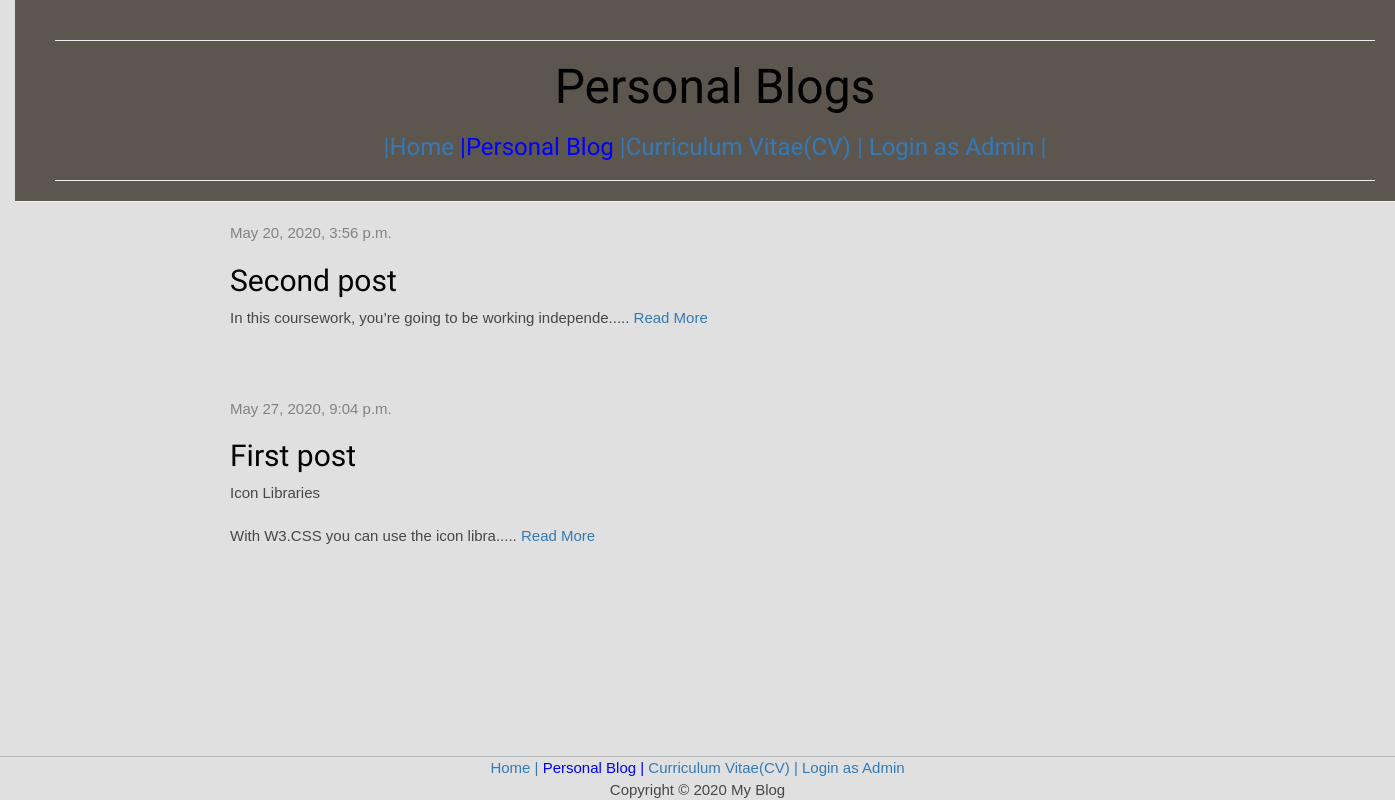
/blog/, run on an earlier commit of the app's database.
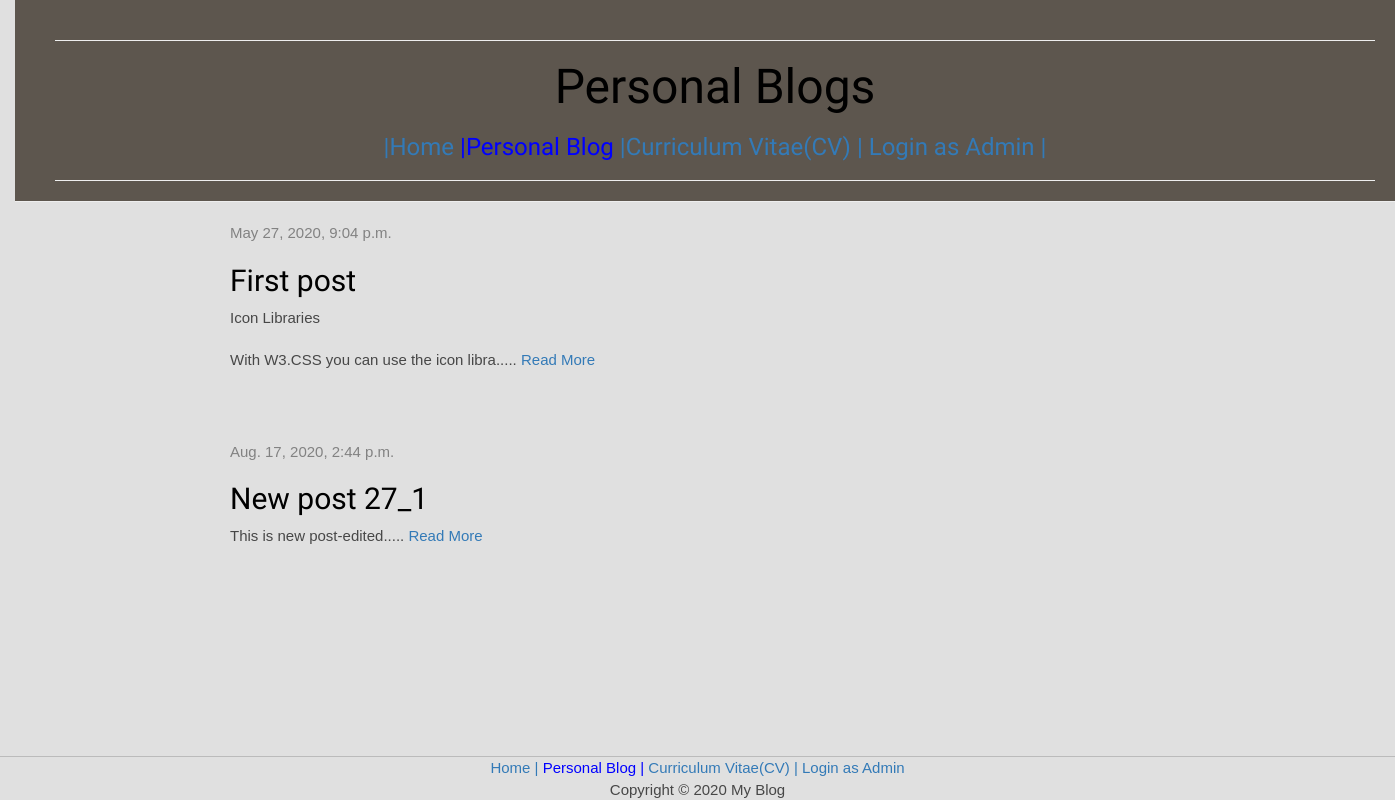
And on a later commit of the database.
### blog/models.py (models this page shows, shortened)
class Post(models.Model):
    author = models.ForeignKey(settings.AUTH_USER_MODEL, on_delete=models.CASCADE)
    title = models.CharField(max_length=200)
    text = models.TextField()
    created_date = models.DateTimeField(default=timezone.now)
    published_date = models.DateTimeField(blank=True, null=True)
    def snippet(self):
        return self.text[:56]+'.....'

### blog/views.py (the view)
# urls.py: path('', views.post_list, name='post_list'),
def post_list(request):
    posts = Post.objects.filter(published_date__lte=timezone.now()).order_by('published_date')
    return render(request, 'blog/post_list.html', {'posts': posts})

### blog/templates/blog/post_list.html
{% extends 'blog/base.html' %}
{% block content %}
    {% for post in posts %}
        <div class="post">
            <div class="date">
                {{ post.published_date }}
            </div>
            <h2><a href="{% url 'post_detail' pk=post.pk %}">{{ post.title }}</a></h2>
            <p>{{ post.snippet|linebreaksbr }}
            <a href="{% url 'post_detail' pk=post.pk %}" >Read More</a>
            </p>
        </div>
    {% endfor %}
{% endblock %}

What changed in the data, as far as the page shows it:
removed Post: published_date "May 20, 2020, 3:56 p.m.", title "Second post", snippet "In this coursework, you’re going to be working independe....."
now on this page (row edited): Post: published_date "Aug. 17, 2020, 2:44 p.m.", title "New post 27_1", snippet "This is new post-edited....."
